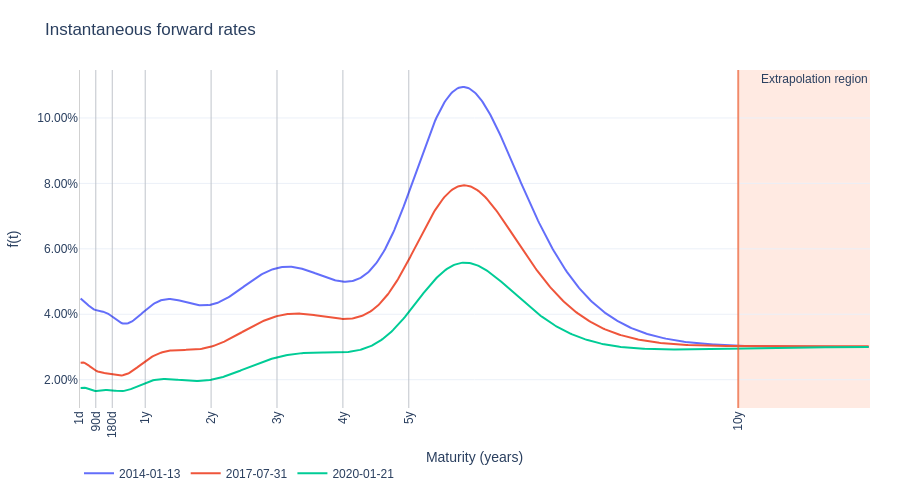

Notebook source saved alongside this figure:
### Markdown cell above
Finally, we plot the instantaneous forward rates for the same dates shown above. The smooth and stable forward shapes suggest that the frequency and smoothness penalties are doing their job. The shaded extrapolation region also makes explicit where the curve is driven purely by model assumptions rather than by market instruments.

One interesting feature is the hump that appears near the boundary of the information set. This hump emerges because the model must satisfy the imposed long-term forward rate: in order to anchor the long-run expectation, the curve is forced to bend upward (and then revert) close to the last liquid maturity. A large hump in this case indicates that the model is *over-correcting* in its choice of instantaneous forward curves to reconcile short-/medium-term market data with the long-term anchor. This is a warning sign that our chosen long-term level is likely inconsistent with the shapes implied by the observed curves.

### Code cell
fig = plot_instant_fwds(model, test_market_rates_df, t_max=12, dates=dates)
fig.show()

### Figure 1 — Plotly figure (JSON) as saved in the notebook; plotly's stock layout.template omitted (floating-point values rounded to 4 significant figures; data arrays with more than 128 entries replaced by an {"elided": "..."} marker saying what was removed)
{"data": [{"mode": "lines", "name": "2014-01-13", "type": "scatter", "x": {"elided": "599 float values"}, "y": {"elided": "599 float values"}}, {"mode": "lines", "name": "2017-07-31", "type": "scatter", "x": {"elided": "599 float values"}, "y": {"elided": "599 float values"}}, {"mode": "lines", "name": "2020-01-21", "type": "scatter", "x": {"elided": "599 float values"}, "y": {"elided": "599 float values"}}], "layout": {"annotations": [{"showarrow": false, "text": "Extrapolation region", "x": 12, "xanchor": "right", "xref": "x", "y": 1, "yanchor": "top", "yref": "y domain"}], "autosize": true, "font": {"family": "Arial", "size": 12}, "height": 500, "legend": {"orientation": "h", "x": 0, "xanchor": "left", "y": -0.15, "yanchor": "top"}, "margin": {"b": 70, "l": 60, "r": 30, "t": 70}, "shapes": [{"layer": "above", "line": {"color": "rgba(0,0,0,0.18)", "width": 1}, "type": "line", "x0": 0.002778, "x1": 0.002778, "xref": "x", "y0": 0, "y1": 1, "yref": "y domain"}, {"layer": "above", "line": {"color": "rgba(0,0,0,0.18)", "width": 1}, "type": "line", "x0": 0.25, "x1": 0.25, "xref": "x", "y0": 0, "y1": 1, "yref": "y domain"}, {"layer": "above", "line": {"color": "rgba(0,0,0,0.18)", "width": 1}, "type": "line", "x0": 0.5, "x1": 0.5, "xref": "x", "y0": 0, "y1": 1, "yref": "y domain"}, {"layer": "above", "line": {"color": "rgba(0,0,0,0.18)", "width": 1}, "type": "line", "x0": 1, "x1": 1, "xref": "x", "y0": 0, "y1": 1, "yref": "y domain"}, {"layer": "above", "line": {"color": "rgba(0,0,0,0.18)", "width": 1}, "type": "line", "x0": 2, "x1": 2, "xref": "x", "y0": 0, "y1": 1, "yref": "y domain"}, {"layer": "above", "line": {"color": "rgba(0,0,0,0.18)", "width": 1}, "type": "line", "x0": 3, "x1": 3, "xref": "x", "y0": 0, "y1": 1, "yref": "y domain"}, {"layer": "above", "line": {"color": "rgba(0,0,0,0.18)", "width": 1}, "type": "line", "x0": 4, "x1": 4, "xref": "x", "y0": 0, "y1": 1, "yref": "y domain"}, {"layer": "above", "line": {"color": "rgba(0,0,0,0.18)", "width": 1}, "type": "line", "x0": 5, "x1": 5, "xref": "x", "y0": 0, "y1": 1, "yref": "y domain"}, {"layer": "above", "line": {"color": "rgba(0,0,0,0.18)", "width": 1}, "type": "line", "x0": 10, "x1": 10, "xref": "x", "y0": 0, "y1": 1, "yref": "y domain"}, {"fillcolor": "LightSalmon", "layer": "below", "line": {"width": 0}, "opacity": 0.22, "type": "rect", "x0": 10, "x1": 12, "xref": "x", "y0": 0, "y1": 1, "yref": "y domain"}, {"layer": "above", "line": {"color": "rgba(255,100,50,0.65)", "width": 2}, "type": "line", "x0": 10, "x1": 10, "xref": "x", "y0": 0, "y1": 1, "yref": "y domain"}], "title": {"text": "Instantaneous forward rates", "xanchor": "left"}, "xaxis": {"automargin": true, "showgrid": true, "tickangle": -90, "tickfont": {"size": 12}, "tickmode": "array", "ticktext": ["1d", "90d", "180d", "1y", "2y", "3y", "4y", "5y", "10y"], "tickvals": [0.002778, 0.25, 0.5, 1, 2, 3, 4, 5, 10], "title": {"text": "Maturity (years)"}, "zeroline": false}, "yaxis": {"automargin": true, "showgrid": true, "tickformat": ".2%", "title": {"text": "f(t)"}, "zeroline": false}}}
